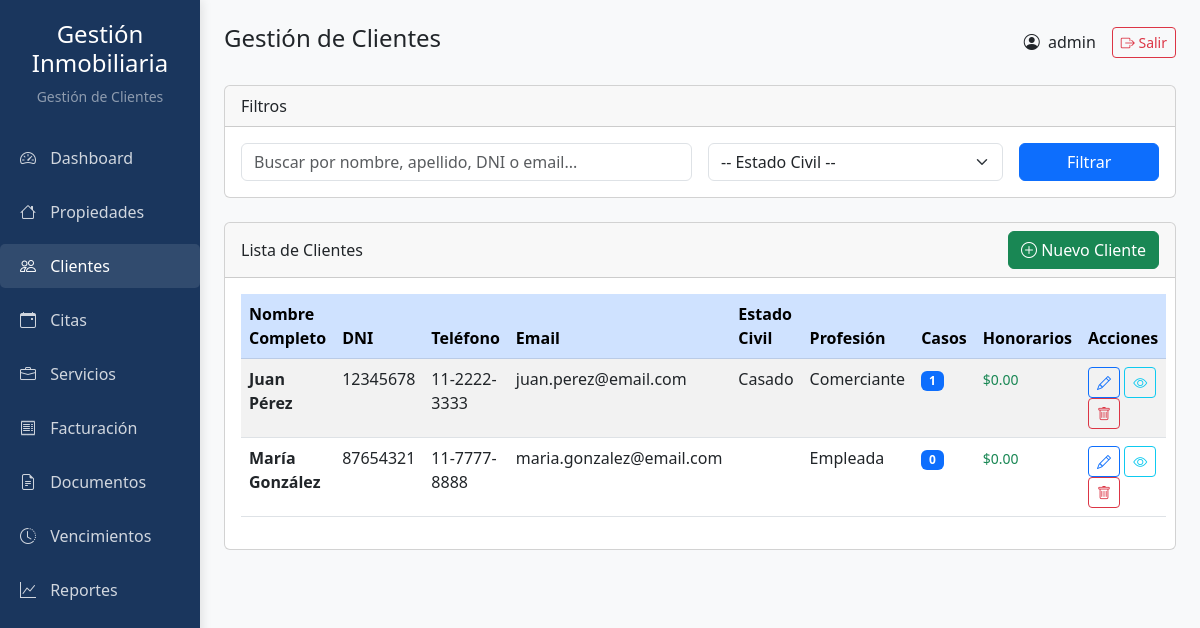
Page /admin/clientes.php (signed in) on the committed database.
### tables this page shows
CREATE TABLE clientes (
    id INT AUTO_INCREMENT PRIMARY KEY,
    nombre VARCHAR(100) NOT NULL,
    apellido VARCHAR(100) NOT NULL,
    dni VARCHAR(20) UNIQUE,
    telefono VARCHAR(20),
    email VARCHAR(100),
    direccion TEXT,
    fecha_nacimiento DATE,
    profesion VARCHAR(100),
    estado_civil ENUM('soltero','casado','divorciado','viudo','concubinato'),
    fecha_registro DATETIME DEFAULT CURRENT_TIMESTAMP,
    INDEX idx_clientes_apellido (apellido)
);

### admin/clientes.php (the view, shortened to what this page needs)
<?php
require_once("../includes/db.php");
$busqueda = $_GET['busqueda'] ?? '';
$sql = "SELECT c.*,
               COUNT(cas.id) as total_casos,
               SUM(cas.honorarios_cobrados) as total_honorarios
        FROM clientes c
        LEFT JOIN casos cas ON c.id = cas.cliente_id
        WHERE 1=1";
$sql .= " GROUP BY c.id ORDER BY c.nombre, c.apellido";
$clientes = $conn->query($sql);
?>
<!DOCTYPE html>
<html lang="es">
<head>
    <link href="https://cdn.jsdelivr.net/npm/bootstrap@5.3.0/dist/css/bootstrap.min.css" rel="stylesheet">
    <link rel="stylesheet" href="https://cdn.jsdelivr.net/npm/bootstrap-icons@1.10.0/font/bootstrap-icons.css">
</head>
<body>
<div class="container-fluid">
    <div class="row">
        <div class="col-md-2 px-0 sidebar">
            <div class="text-center mb-4">
                <h4 class="text-white">Gestión Inmobiliaria</h4>
                <p class="text-white-50 small">Gestión de Clientes</p>
            </div>
            <ul class="nav flex-column">
                <li class="nav-item"><a href="panel.php" class="nav-link"><i class="bi bi-speedometer2"></i> Dashboard</a></li>
                <li class="nav-item"><a href="casos.php" class="nav-link"><i class="bi bi-house"></i> Propiedades</a></li>
                <li class="nav-item"><a href="clientes.php" class="nav-link active"><i class="bi bi-people"></i> Clientes</a></li>
                <li class="nav-item"><a href="citas.php" class="nav-link"><i class="bi bi-calendar-event"></i> Citas</a></li>
                <li class="nav-item"><a href="servicios.php" class="nav-link"><i class="bi bi-briefcase"></i> Servicios</a></li>
                <li class="nav-item"><a href="facturacion.php" class="nav-link"><i class="bi bi-receipt"></i> Facturación</a></li>
                <li class="nav-item"><a href="documentos.php" class="nav-link"><i class="bi bi-file-earmark-text"></i> Documentos</a></li>
                <li class="nav-item"><a href="vencimientos.php" class="nav-link"><i class="bi bi-clock-history"></i> Vencimientos</a></li>
                <li class="nav-item"><a href="reportes.php" class="nav-link"><i class="bi bi-graph-up"></i> Reportes</a></li>
            </ul>
        </div>
        <div class="col-md-10 p-4">
            <div class="d-flex justify-content-between align-items-center mb-4">
                <h4>Gestión de Clientes</h4>
                <div class="d-flex align-items-center">
                    <span class="me-3">
                        <i class="bi bi-person-circle me-1"></i>
                        <?= htmlspecialchars($_SESSION['usuario'] ?? 'Usuario') ?>
                    </span>
                    <a href="../public/logout.php" class="btn btn-sm btn-outline-danger">
                        <i class="bi bi-box-arrow-right"></i> Salir
                    </a>
                </div>
            </div>
            <div class="card mb-4">
                <div class="card-header">Filtros</div>
                <div class="card-body">
                    <form class="row g-3" method="GET">
                        <div class="col-md-6">
                            <input type="text" name="busqueda" class="form-control" placeholder="Buscar por nombre, apellido, DNI o email..." value="<?= htmlspecialchars($busqueda) ?>">
                        </div>
                        <div class="col-md-4">
                            <select name="estado_civil" class="form-select">
                                <option value="">-- Estado Civil --</option>
                            </select>
                        </div>
                        <div class="col-md-2">
                            <button type="submit" class="btn btn-primary w-100">Filtrar</button>
                        </div>
                    </form>
                </div>
            </div>
            <div class="card">
                <div class="card-header d-flex justify-content-between align-items-center">
                    <span>Lista de Clientes</span>
                    <button class="btn btn-success" data-bs-toggle="modal" data-bs-target="#modalCrearCliente">
                        <i class="bi bi-plus-circle"></i> Nuevo Cliente
                    </button>
                </div>
                <div class="card-body table-responsive">
                    <table class="table table-striped table-hover">
                        <thead class="table-primary">
                            <tr>
                                <th>Nombre Completo</th>
                                <th>DNI</th>
                                <th>Teléfono</th>
                                <th>Email</th>
                                <th>Estado Civil</th>
                                <th>Profesión</th>
                                <th>Casos</th>
                                <th>Honorarios</th>
                                <th>Acciones</th>
                            </tr>
                        </thead>
                        <tbody>
                            <?php if ($clientes && $clientes->num_rows > 0): ?>
                                <?php while ($cliente = $clientes->fetch_assoc()): ?>
                                    <tr>
                                        <td>
                                            <strong><?= htmlspecialchars($cliente['nombre'] . ' ' . $cliente['apellido']) ?></strong>
                                        </td>
                                        <td><?= htmlspecialchars($cliente['dni']) ?></td>
                                        <td><?= htmlspecialchars($cliente['telefono']) ?></td>
                                        <td><?= htmlspecialchars($cliente['email']) ?></td>
                                        <td><?= ucfirst($cliente['estado_civil']) ?></td>
                                        <td><?= htmlspecialchars($cliente['profesion']) ?></td>
                                        <td>
                                            <span class="badge bg-primary"><?= $cliente['total_casos'] ?></span>
                                        </td>
                                        <td>
                                            <small class="text-success">$<?= number_format($cliente['total_honorarios'] ?? 0, 2) ?></small>
                                        </td>
                                        <td>
                                            <a href="editar_cliente.php?id=<?= $cliente['id'] ?>" class="btn btn-sm btn-outline-primary">
                                                <i class="bi bi-pencil"></i>
                                            </a>
                                            <a href="ver_cliente.php?id=<?= $cliente['id'] ?>" class="btn btn-sm btn-outline-info">
                                                <i class="bi bi-eye"></i>
                                            </a>
                                            <button class="btn btn-sm btn-outline-danger" onclick="eliminarCliente(<?= $cliente['id'] ?>)">
                                                <i class="bi bi-trash"></i>
                                            </button>
                                        </td>
                                    </tr>
                                <?php endwhile; ?>
                            <?php else: ?>
                                <tr><td colspan="9" class="text-center">No se encontraron clientes con los filtros actuales.</td></tr>
                            <?php endif; ?>
                        </tbody>
                    </table>
                </div>
            </div>
        </div>
    </div>
</div>
</body>
</html>

### admin/clientes.php (style rules this page uses)
:root { --primary-color: #1a365d; --secondary-color: #2d5a87; --accent-color: #4a90e2; --light-gray: #f5f5f5; --white: #ffffff; }
body { background-color: #f8f9fa; font-family: 'Segoe UI', Tahoma, Geneva, Verdana, sans-serif; }
.sidebar { min-height: 100vh; background: var(--primary-color); color: white; padding: 20px 0; box-shadow: 2px 0 10px rgba(0,0,0,0.1); }
.sidebar .nav-link { color: rgba(255,255,255,0.8); padding: 10px 20px; margin: 5px 0; border-radius: 5px; transition: all 0.3s; }
.sidebar .nav-link:hover, .sidebar .nav-link.active { background: rgba(255,255,255,0.1); color: white; }
.sidebar .nav-link i { margin-right: 10px; width: 20px; text-align: center; }

### rows in the picture
clientes: nombre+apellido "Juan Pérez", dni "12345678", telefono "11-2222-3333", email "juan.perez@email.com", estado_civil "Casado", profesion "Comerciante", total_casos "1", total_honorarios "0.00"
clientes: nombre+apellido "María González", dni "87654321", telefono "11-7777-8888", email "maria.gonzalez@email.com", profesion "Empleada", total_casos "0", total_honorarios "0.00"

### other values in the picture
$_SESSION['usuario'] "admin"
